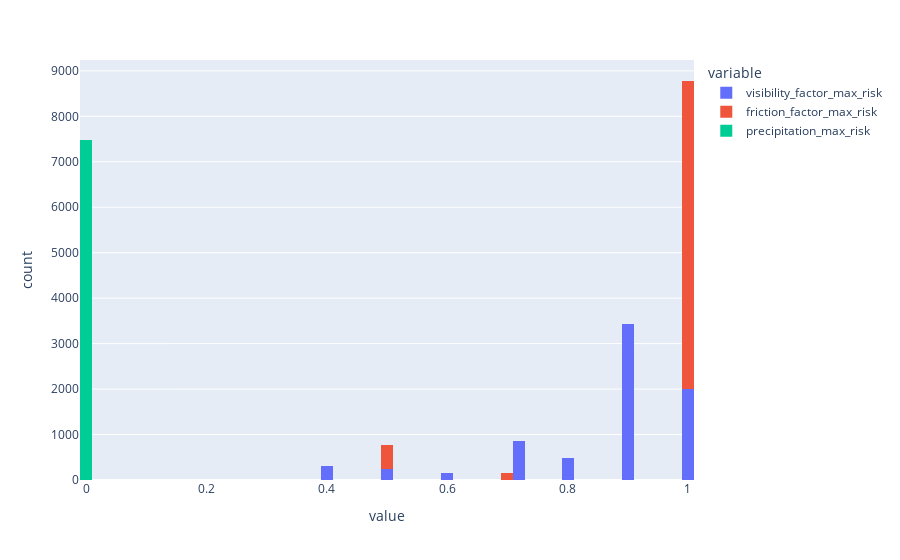
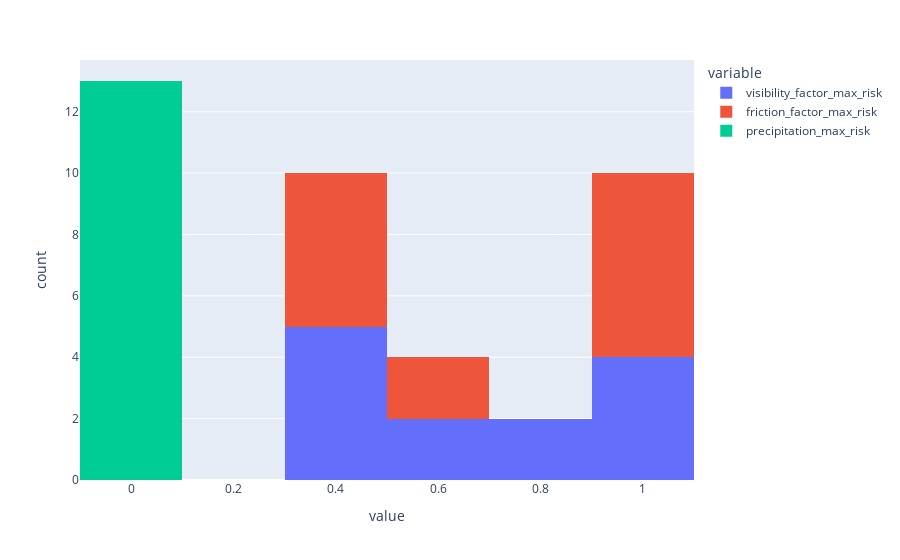

Notebook cell for these charts, in order:
### Code cell
fig = px.histogram(df[['visibility_factor_max_risk','friction_factor_max_risk','precipitation_max_risk']])
fig.show()
fig = px.histogram(df[df['max_risk']>0.8][['visibility_factor_max_risk','friction_factor_max_risk','precipitation_max_risk']])
fig.show()

### Figure 1 — Plotly figure (JSON) as saved in the notebook; plotly's stock layout.template omitted (floating-point values rounded to 4 significant figures; data arrays with more than 128 entries replaced by an {"elided": "..."} marker saying what was removed)
{"data": [{"bingroup": "x", "hovertemplate": "variable=visibility_factor_max_risk<br>value=%{x}<br>count=%{y}<extra></extra>", "legendgroup": "visibility_factor_max_risk", "marker": {"color": "#636efa", "pattern": {"shape": ""}}, "name": "visibility_factor_max_risk", "orientation": "v", "showlegend": true, "type": "histogram", "x": {"elided": "7477 float values"}, "xaxis": "x", "yaxis": "y"}, {"bingroup": "x", "hovertemplate": "variable=friction_factor_max_risk<br>value=%{x}<br>count=%{y}<extra></extra>", "legendgroup": "friction_factor_max_risk", "marker": {"color": "#EF553B", "pattern": {"shape": ""}}, "name": "friction_factor_max_risk", "orientation": "v", "showlegend": true, "type": "histogram", "x": {"elided": "7477 float values"}, "xaxis": "x", "yaxis": "y"}, {"bingroup": "x", "hovertemplate": "variable=precipitation_max_risk<br>value=%{x}<br>count=%{y}<extra></extra>", "legendgroup": "precipitation_max_risk", "marker": {"color": "#00cc96", "pattern": {"shape": ""}}, "name": "precipitation_max_risk", "orientation": "v", "showlegend": true, "type": "histogram", "x": {"elided": "7477 float values"}, "xaxis": "x", "yaxis": "y"}], "layout": {"barmode": "relative", "legend": {"title": {"text": "variable"}, "tracegroupgap": 0}, "margin": {"t": 60}, "xaxis": {"anchor": "y", "domain": [0, 1], "title": {"text": "value"}}, "yaxis": {"anchor": "x", "domain": [0, 1], "title": {"text": "count"}}}}

### Figure 2 — Plotly figure (JSON) as saved in the notebook; plotly's stock layout.template omitted (floating-point values rounded to 4 significant figures)
{"data": [{"bingroup": "x", "hovertemplate": "variable=visibility_factor_max_risk<br>value=%{x}<br>count=%{y}<extra></extra>", "legendgroup": "visibility_factor_max_risk", "marker": {"color": "#636efa", "pattern": {"shape": ""}}, "name": "visibility_factor_max_risk", "orientation": "v", "showlegend": true, "type": "histogram", "x": [0.495, 0.495, 1.0, 0.5941, 1.0, 0.495, 0.495, 0.5941, 0.9, 0.9, 0.8, 0.396, 0.8], "xaxis": "x", "yaxis": "y"}, {"bingroup": "x", "hovertemplate": "variable=friction_factor_max_risk<br>value=%{x}<br>count=%{y}<extra></extra>", "legendgroup": "friction_factor_max_risk", "marker": {"color": "#EF553B", "pattern": {"shape": ""}}, "name": "friction_factor_max_risk", "orientation": "v", "showlegend": true, "type": "histogram", "x": [0.4975, 0.4975, 1.0, 0.6965, 1.0, 0.4975, 0.4975, 0.6965, 1.0, 1.0, 1.0, 0.4975, 1.0], "xaxis": "x", "yaxis": "y"}, {"bingroup": "x", "hovertemplate": "variable=precipitation_max_risk<br>value=%{x}<br>count=%{y}<extra></extra>", "legendgroup": "precipitation_max_risk", "marker": {"color": "#00cc96", "pattern": {"shape": ""}}, "name": "precipitation_max_risk", "orientation": "v", "showlegend": true, "type": "histogram", "x": [0.0, 0.0, 0.0, 0.0, 0.0, 0.0, 0.0, 0.0, 0.0, 0.0, 0.0, 0.0, 0.0], "xaxis": "x", "yaxis": "y"}], "layout": {"barmode": "relative", "legend": {"title": {"text": "variable"}, "tracegroupgap": 0}, "margin": {"t": 60}, "xaxis": {"anchor": "y", "domain": [0, 1], "title": {"text": "value"}}, "yaxis": {"anchor": "x", "domain": [0, 1], "title": {"text": "count"}}}}
